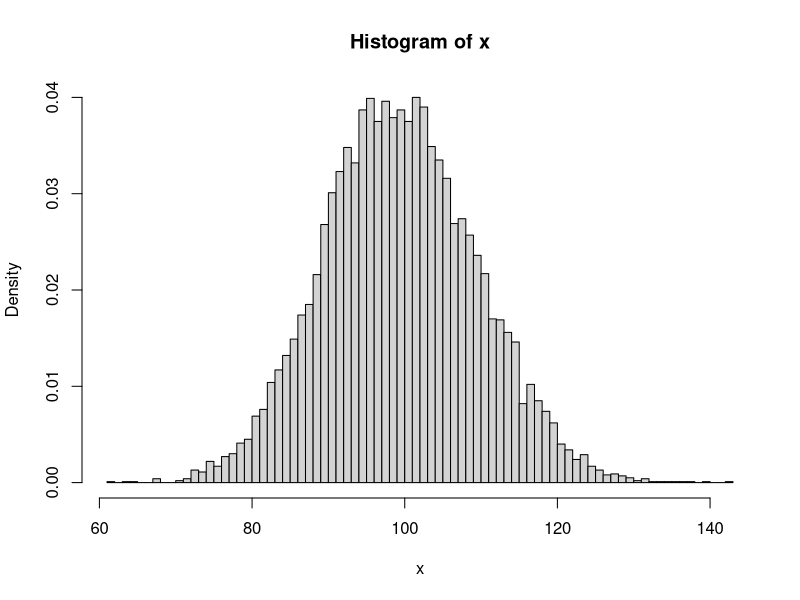
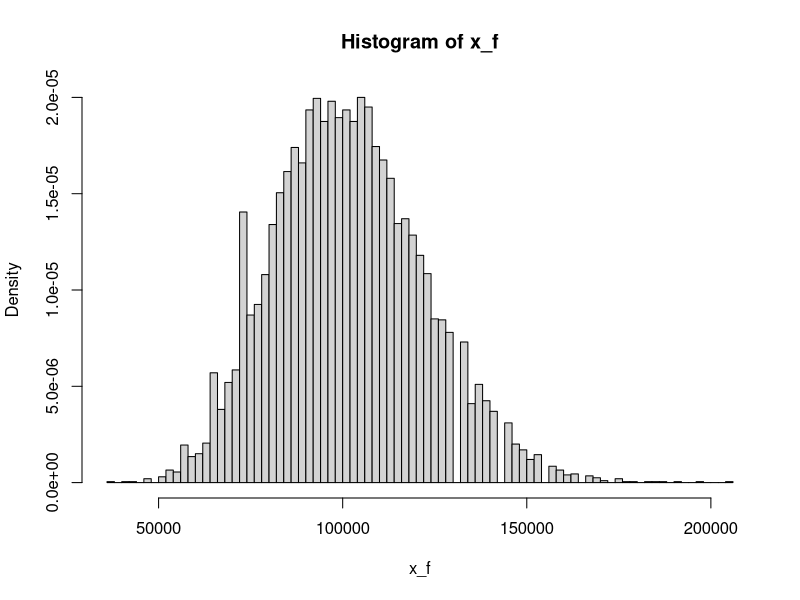
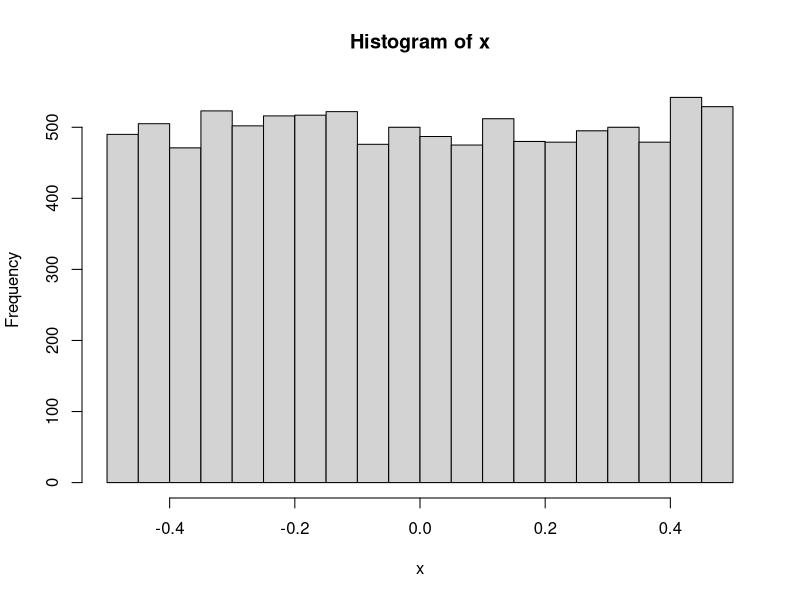
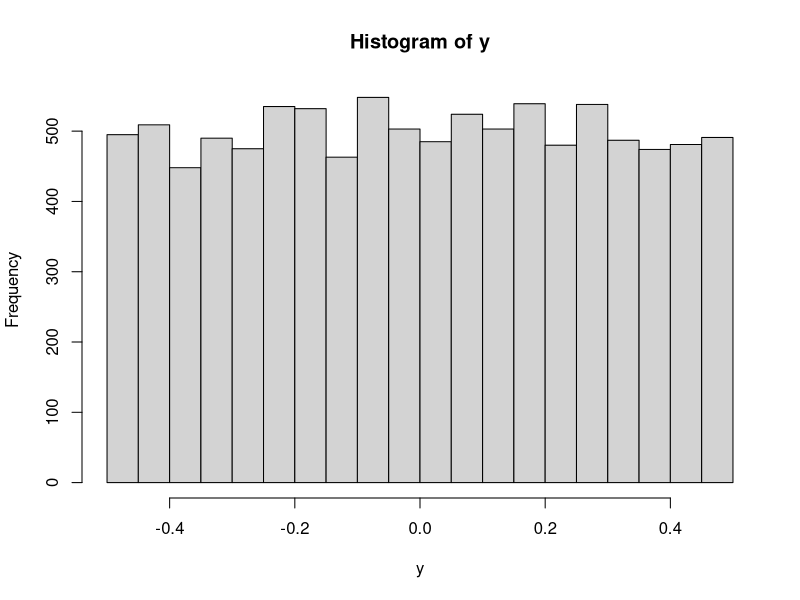
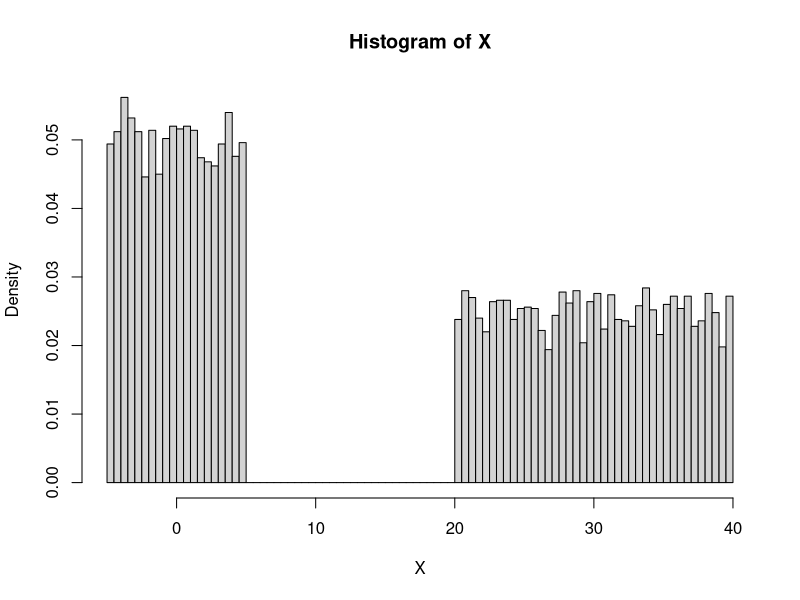
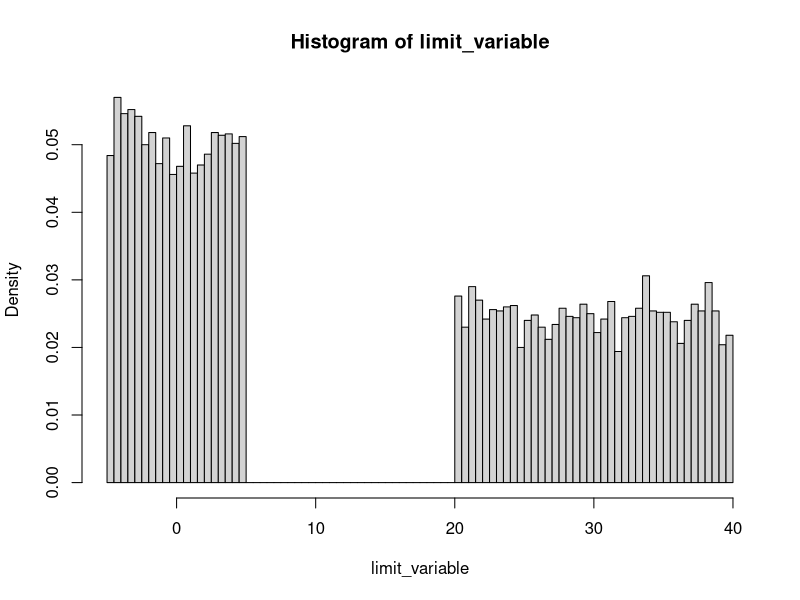
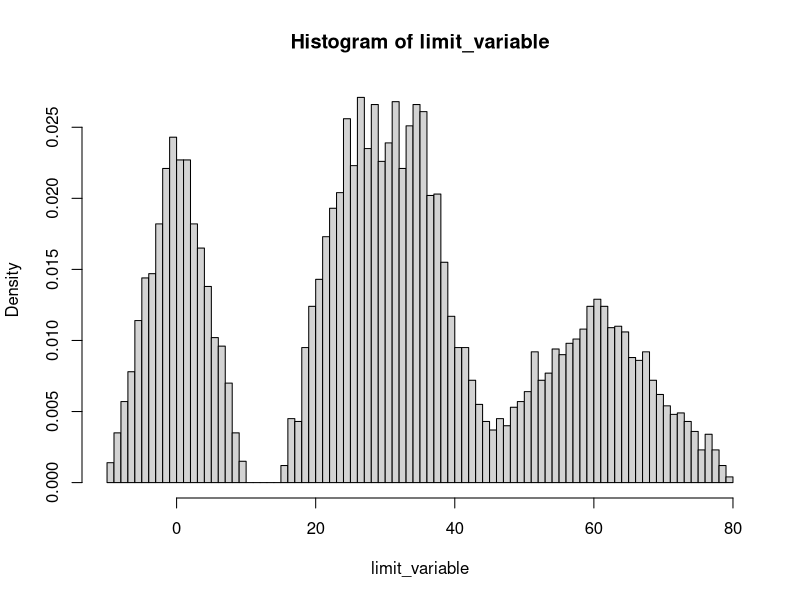
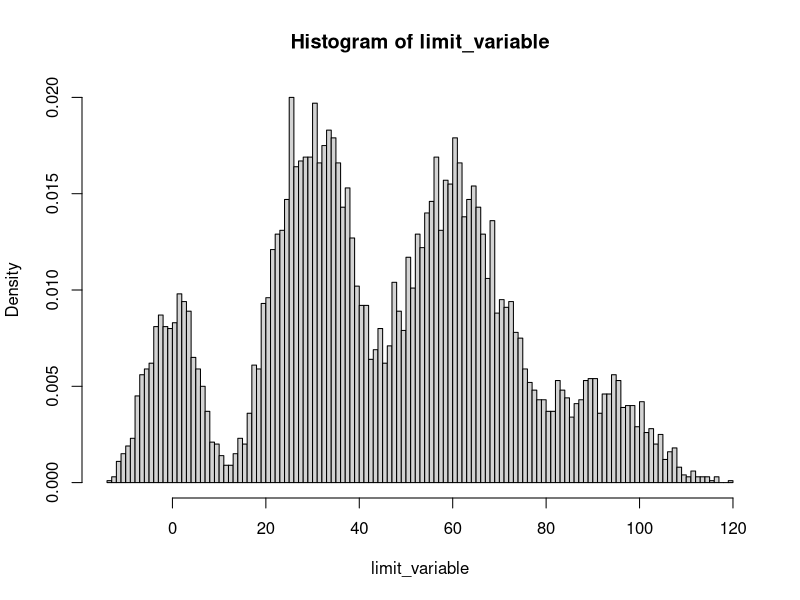

Write R code to recreate these figures, in order.
## ---- chunk 1
n <- 10^4
lambda <- 100
x <- rpois(n, lambda)
hist(x,breaks=100,probability=TRUE)
## ---- chunk 2
x_f <- 10*x^2+3
print(paste("Es gelten E(f(X))=", mean(x_f), "und Var(f(X)) =", var(x_f)))
## ---- chunk 3
result <- 20*lambda^(-2)+3
print(paste("E(f(X)) =", result))
## ---- chunk 4
hist(x_f,breaks=100,probability=TRUE)
## ---- chunk 5
Fn <- ecdf(x_f)
distr_f <- ppois(sqrt((unique(x_f)-3)/10),lambda,length(unique(x_f)))
## ---- chunk 6
(1/n)*(sum(abs(Fn(unique(x_f)) - distr_f)))
## ---- chunk 7
# überarbeiten! Funktionsdefinition überprüfen; anschließend Funktion zu normalem R-Code überarbeiten.
my_estg <- function(verst_einkommen){ 
  x = floor(verst_einkommen)
  if (x <= 10908){
    sum = 0
  }
  if (10909 <= x & x <= 15999){
    y = (x-10908)/10**4
    sum = (979.18 * y + 1400) * y
  }
  if (16000 <= x & x <= 62809){ # else if nutzen?
    z = (x-15999)/10**4
    sum = (192.59 * z + 2397)*z + 966.53
  }
  if (62810 <= x & x <= 277825 ){
    sum =  0.42*x - 9972.98 
  }
  if (277826 <= x ){
    sum =  0.45 * x - 18307.73
  }
  return(floor(sum))
}

my_estg(25759.45)


## ---- chunk 8
my_estg(62810)

## ---- chunk 9
n <- 10^4

x <- runif(n, min=-1/2,max=1/2) # x-koordinaten der Aufprallpunkte
hist(x)
## ---- chunk 10
y <- runif(n, min=-1/2, max=1/2)
hist(y)
## ---- chunk 11
ratio <- mean( x^2+y^2 <= (1/2)^2)
ratio
## ---- chunk 12
ratio*4
## ---- chunk 13


tolerance <- 10^(-4)
error <- 1
n <- 0
my_pi <- NA
while( error > tolerance ){
  n <- n + 1
  x <- runif(n, min=-1/2, max=1/2)
  y <- runif(n, min=-1/2, max=1/2)
  my_pi <- mean( x^2+y^2 <= (1/2)^2)*4
 
  error <- abs(pi - my_pi )
}
## ---- chunk 14
print(n)
## ---- chunk 15
print(error)
## ---- chunk 16
print(my_pi)
## ---- chunk 17
n <- 10^4
p <- 0.5
B <- rbinom(n,1,p)
Y <- runif(n, -5, 5)
Z <- runif(n, 20, 40)
X <- B*Y+(1-B)*Z
hist(X, breaks=100, probability=TRUE)
## ---- chunk 18
mean(X)
## ---- chunk 19
var(X)
## ---- chunk 20
summands <- 1 # für m=1, also einen Summanden

limit_variable <- c(1:n)*0
for(k in 1:n){
  B <- rbinom(summands,1,p)
  Y <- runif(summands, -5, 5)
  Z <- runif(summands, 20, 40)
  X <- B*Y+(1-B)*Z
  limit_variable[k] <- sum(X)
}
hist(limit_variable , breaks=100, probability=TRUE)
## ---- chunk 21
summands <- 2

limit_variable <- c(1:n)*0
for(k in 1:n){
  B <- rbinom(summands,1,p)
  Y <- runif(summands, -5, 5)
  Z <- runif(summands, 20, 40)
  X <- B*Y+(1-B)*Z
  limit_variable[k] <- sum(X)
}
hist(limit_variable , breaks=100, probability=TRUE)
## ---- chunk 22
summands <- 3

limit_variable <- c(1:n)*0
for(k in 1:n){
  B <- rbinom(summands,1,p)
  Y <- runif(summands, -5, 5)
  Z <- runif(summands, 20, 40)
  X <- B*Y+(1-B)*Z
  limit_variable[k] <- sum(X)
}
hist(limit_variable , breaks=100, probability=TRUE)
## ---- chunk 23
summands <- 10

limit_variable <- c(1:n)*0
for(k in 1:n){
  B <- rbinom(summands,1,p)
  Y <- runif(summands, -5, 5)
  Z <- runif(summands, 20, 40)
  X <- B*Y+(1-B)*Z
  limit_variable[k] <- sum(X)
}
hist(limit_variable , breaks=100, probability=TRUE)
## ---- chunk 24
summands <- 100

limit_variable <- c(1:n)*0
for(k in 1:n){
  B <- rbinom(summands,1,p)
  Y <- runif(summands, -5, 5)
  Z <- runif(summands, 20, 40)
  X <- B*Y+(1-B)*Z
  limit_variable[k] <- sum(X)
}
hist(limit_variable , breaks=100, probability=TRUE)
